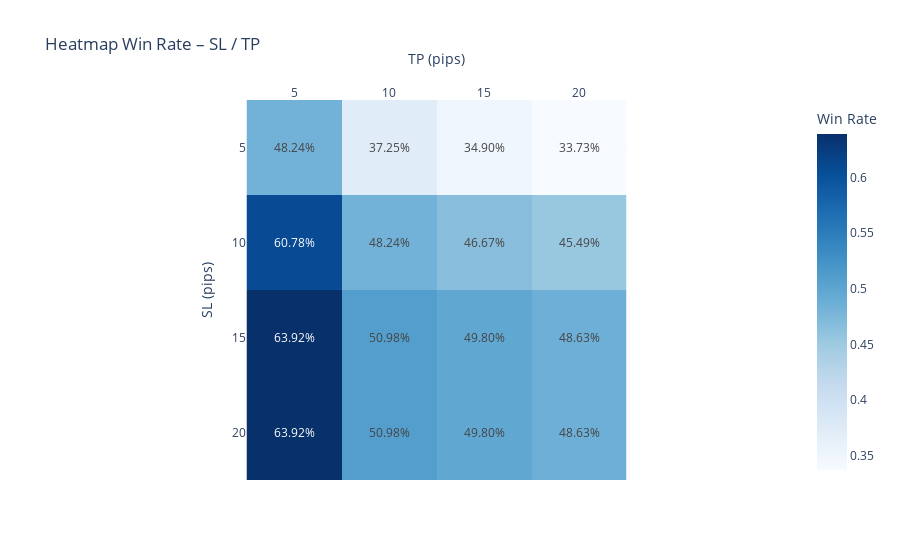

Write notebook code for a chart like this one.
### Code cell
# Heatmap – Win Rate

wr_pivot = pivot_sl_tp(sl_tp_df, "win_rate")

fig = px.imshow(
    wr_pivot,
    text_auto=".2%",
    color_continuous_scale="Blues",
    title="Heatmap Win Rate – SL / TP",
    labels=dict(x="TP (pips)", y="SL (pips)", color="Win Rate")
)

fig.update_layout(
    template="plotly_white",
    xaxis_side="top"
)

fig.show()

### Figure 1 — Plotly figure (JSON) as saved in the notebook; plotly's stock layout.template omitted (floating-point values rounded to 4 significant figures)
{"data": [{"coloraxis": "coloraxis", "hovertemplate": "TP (pips): %{x}<br>SL (pips): %{y}<br>Win Rate: %{z}<extra></extra>", "name": "0", "texttemplate": "%{z:.2%}", "type": "heatmap", "x": [5, 10, 15, 20], "xaxis": "x", "y": [5, 10, 15, 20], "yaxis": "y", "z": [[0.4824, 0.3725, 0.349, 0.3373], [0.6078, 0.4824, 0.4667, 0.4549], [0.6392, 0.5098, 0.498, 0.4863], [0.6392, 0.5098, 0.498, 0.4863]]}], "layout": {"coloraxis": {"colorbar": {"title": {"text": "Win Rate"}}, "colorscale": [[0, "rgb(247,251,255)"], [0.125, "rgb(222,235,247)"], [0.25, "rgb(198,219,239)"], [0.375, "rgb(158,202,225)"], [0.5, "rgb(107,174,214)"], [0.625, "rgb(66,146,198)"], [0.75, "rgb(33,113,181)"], [0.875, "rgb(8,81,156)"], [1, "rgb(8,48,107)"]]}, "title": {"text": "Heatmap Win Rate – SL / TP"}, "xaxis": {"anchor": "y", "constrain": "domain", "domain": [0, 1], "scaleanchor": "y", "side": "top", "title": {"text": "TP (pips)"}}, "yaxis": {"anchor": "x", "autorange": "reversed", "constrain": "domain", "domain": [0, 1], "title": {"text": "SL (pips)"}}}}
